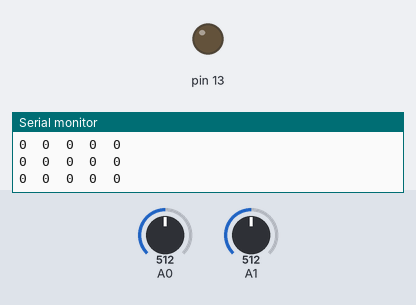
Simulated run of this sketch. Board: Arduino Uno, built with avr-gcc and run on an emulated ATmega328P. Parts: output pins drawn as LEDs (lit = HIGH), the last lines printed to the serial monitor. The inputs (shaded band) are chosen by the test bench; at power-on: A0 = 512, A1 = 512.

Above: at 1.2 s.
1.3 s: A0 set to 850
4.3 s: A0 set to 886
6.2 s: A1 set to 418
9.2 s: A1 set to 411
12.2 s: A0 set to 356
13.7 s: A0 set to 333
At 35.7 s:
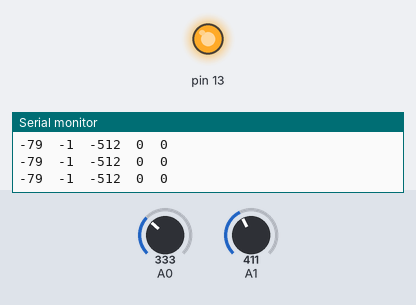
Timing chart, 0 to 36.8 s (numbered marks = the images above; inputs shaded):
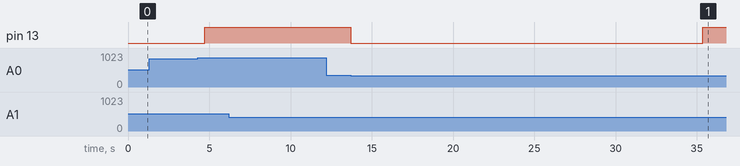

Measured:
- the behaviour switches between 349 and 348 on A0 (found by bisection; images 0 and 1)
- after the input at 13.7 s, pin 13: HIGH → LOW at once, → HIGH 21.7 s later

The sketch:

integral_joystick.ino
```cpp
/*
This project uses a joystick to adjust 2 parameters paramX and paramY.

Thanks to 2 integrators, each parameter keeps its value when the stick
is returned to the center position.
Deadbands are provided to keep the integrators stable.
Each time a paramer reaches a limit, the arduino LED is lit.

Connect joystick X connected to A0, joystick Y to A1.

Joystick current position and both parameters are output to the serial plotter
*/
const int loop_frequency = 50;  // should be a divider of 1000
const int loop_delay = 1000 / loop_frequency; // approximately

int centerX, centerY;
int paramX = 0, paramY = 0;

const int deadspan = 100;
const int paramin = -512;   // to be adjusted according to application needs
const int paramax = 512;
// integration rate : at each iteration of the main loop,
// the joystick deviation divided by this number is added to the parameter.
// increase this number if variation is too fast
// from 0 to paramax, it takes (rate_div*paramax)/(loop_frequency*joydev) seconds
// example : with main loop at 50 Hz (20 ms), rate_div = 32, paramax = 512, joydev = 412 :
// it takes 0.79 s to reach paramax from 0
const int rate_div = 64;


// the setup routine runs once when you press reset:
void setup() {
  pinMode( 13, OUTPUT );
  centerX = analogRead(A0);
  centerY = analogRead(A1);
// initialize serial communication at 9600 bits per second:
  Serial.begin(9600);
  // plot labels (Note : keep the AVR reset while starting the plotter)
  Serial.println("joyX joyY paramX paramY refPulse");
  centerX = analogRead(A0);
  centerY = analogRead(A1);
}

// a function to remove the deadband
int killdead( int v ) {
  if  ( v >= 0 ) {
      v -= deadspan;
      if  ( v < 0 ) v = 0;
      }
  else {
      v += deadspan;
      if  ( v > 0 ) v = 0;
      }
return v;
}

// the loop routine runs over and over again forever:
void loop() {
// read the inputs
  int joyX = analogRead(A0) - centerX;
  int joyY = analogRead(A1) - centerY;
  joyX = killdead( joyX );
  joyY = killdead( joyY );
// integrate
  paramX += ( joyX / rate_div );
  paramY += ( joyY / rate_div );
// bound
  paramX = constrain( paramX, paramin, paramax );
  paramY = constrain( paramY, paramin, paramax );
  if  ( ( paramX == paramin ) || ( paramX == paramax ) ||
        ( paramY == paramin ) || ( paramY == paramax )
      ) digitalWrite( 13, 1 );
  else digitalWrite( 13, 0 );
// plot
  static int count = 0;
  // Note : the IDE plotter X range is 500 samples (fixed)
  Serial.print( joyX );   Serial.print("  ");
  Serial.print( joyY );  Serial.print("  ");
  Serial.print( paramX );   Serial.print("  ");
  Serial.print( paramY );   Serial.print("  ");
  // print also a reference pulse to keep the Y autoscale quiet
  if  ( count == 0 )
      Serial.println( -1023 );
  else if ( count == 1 )
      Serial.println( 1023 );
  else
      Serial.println( 0 );
  count = count + 1;
  if  ( count > 495 ) count = 0;  // a little less than the full plotter X range
  delay(loop_delay);        // approximate servo loop period (ms)
}
```
